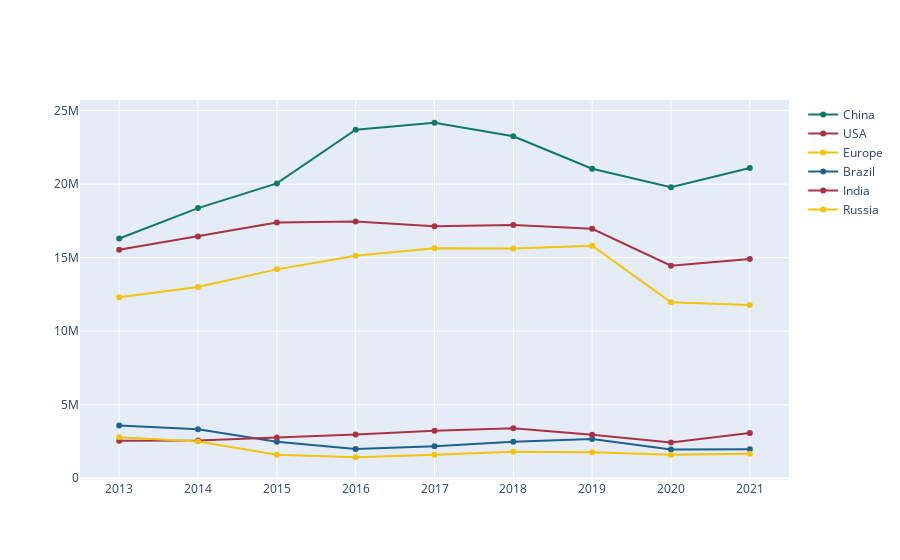

Notebook cell for this chart:
### Code cell
WorldwideSalesbyCountry = pd.read_excel('data\WorldwideSalesbyCountry.xlsx', index_col='Region')
WorldwideSalesbyCountry

Europe = WorldwideSalesbyCountry.iloc[0]
Russia = WorldwideSalesbyCountry.iloc[1]
USA = WorldwideSalesbyCountry.iloc[2]
Japan = WorldwideSalesbyCountry.iloc[3]
Brazil = WorldwideSalesbyCountry.iloc[4]
India = WorldwideSalesbyCountry.iloc[5]
China = WorldwideSalesbyCountry.iloc[6]

pio.templates[pio.templates.default].layout.colorway = ['#117A65', '#A83345','#F1C40F','#1F618D', '#A83345','#F1C40F']


Europe = go.Scatter(x = Europe.index,
           y = Europe.values,
           name='Europe',
           )

Russia = go.Scatter(x = Russia.index,
           y = Russia.values,
           name='Russia',
           )

USA = go.Scatter(x = USA.index,
           y = USA.values,
           name='USA',
           )
Brazil = go.Scatter(x = Brazil.index,
           y = Brazil.values,
           name='Brazil',
           )
India = go.Scatter(x = India.index,
           y = India.values,
           name='India',
           )
China = go.Scatter(x = China.index,
           y = China.values,
           name='China',
           )

data = [China, USA, Europe, Brazil, India, Russia]


fig = go.Figure(data=data, layout=layout)

iplot(fig)

### Figure 1 — Plotly figure (JSON) as saved in the notebook; plotly's stock layout.template omitted (floating-point values rounded to 4 significant figures)
{"data": [{"name": "China", "type": "scatter", "x": ["2013", "2014", "2015", "2016", "2017", "2018", "2019", "2020", "2021"], "y": [16303700, 18368900, 20047200, 23693400, 24171400, 23256300, 21045000, 19790000, 21090200]}, {"name": "USA", "type": "scatter", "x": ["2013", "2014", "2015", "2016", "2017", "2018", "2019", "2020", "2021"], "y": [15531600, 16435300, 17386300, 17465000, 17134700, 17215200, 16965200, 14450800, 14913700]}, {"name": "Europe", "type": "scatter", "x": ["2013", "2014", "2015", "2016", "2017", "2018", "2019", "2020", "2021"], "y": [12308200, 13006500, 14201900, 15131700, 15631700, 15624500, 15805800, 11961200, 11774900]}, {"name": "Brazil", "type": "scatter", "x": ["2013", "2014", "2015", "2016", "2017", "2018", "2019", "2020", "2021"], "y": [3579900, 3333400, 2480500, 1988600, 2176000, 2475400, 2665600, 1954800, 1977100]}, {"name": "India", "type": "scatter", "x": ["2013", "2014", "2015", "2016", "2017", "2018", "2019", "2020", "2021"], "y": [2554000, 2570500, 2772700, 2966600, 3229100, 3394700, 2962100, 2435100, 3082400]}, {"name": "Russia", "type": "scatter", "x": ["2013", "2014", "2015", "2016", "2017", "2018", "2019", "2020", "2021"], "y": [2777400, 2491400, 1601200, 1425800, 1595700, 1800600, 1759500, 1598800, 1666800]}], "layout": {"barmode": "group"}}
